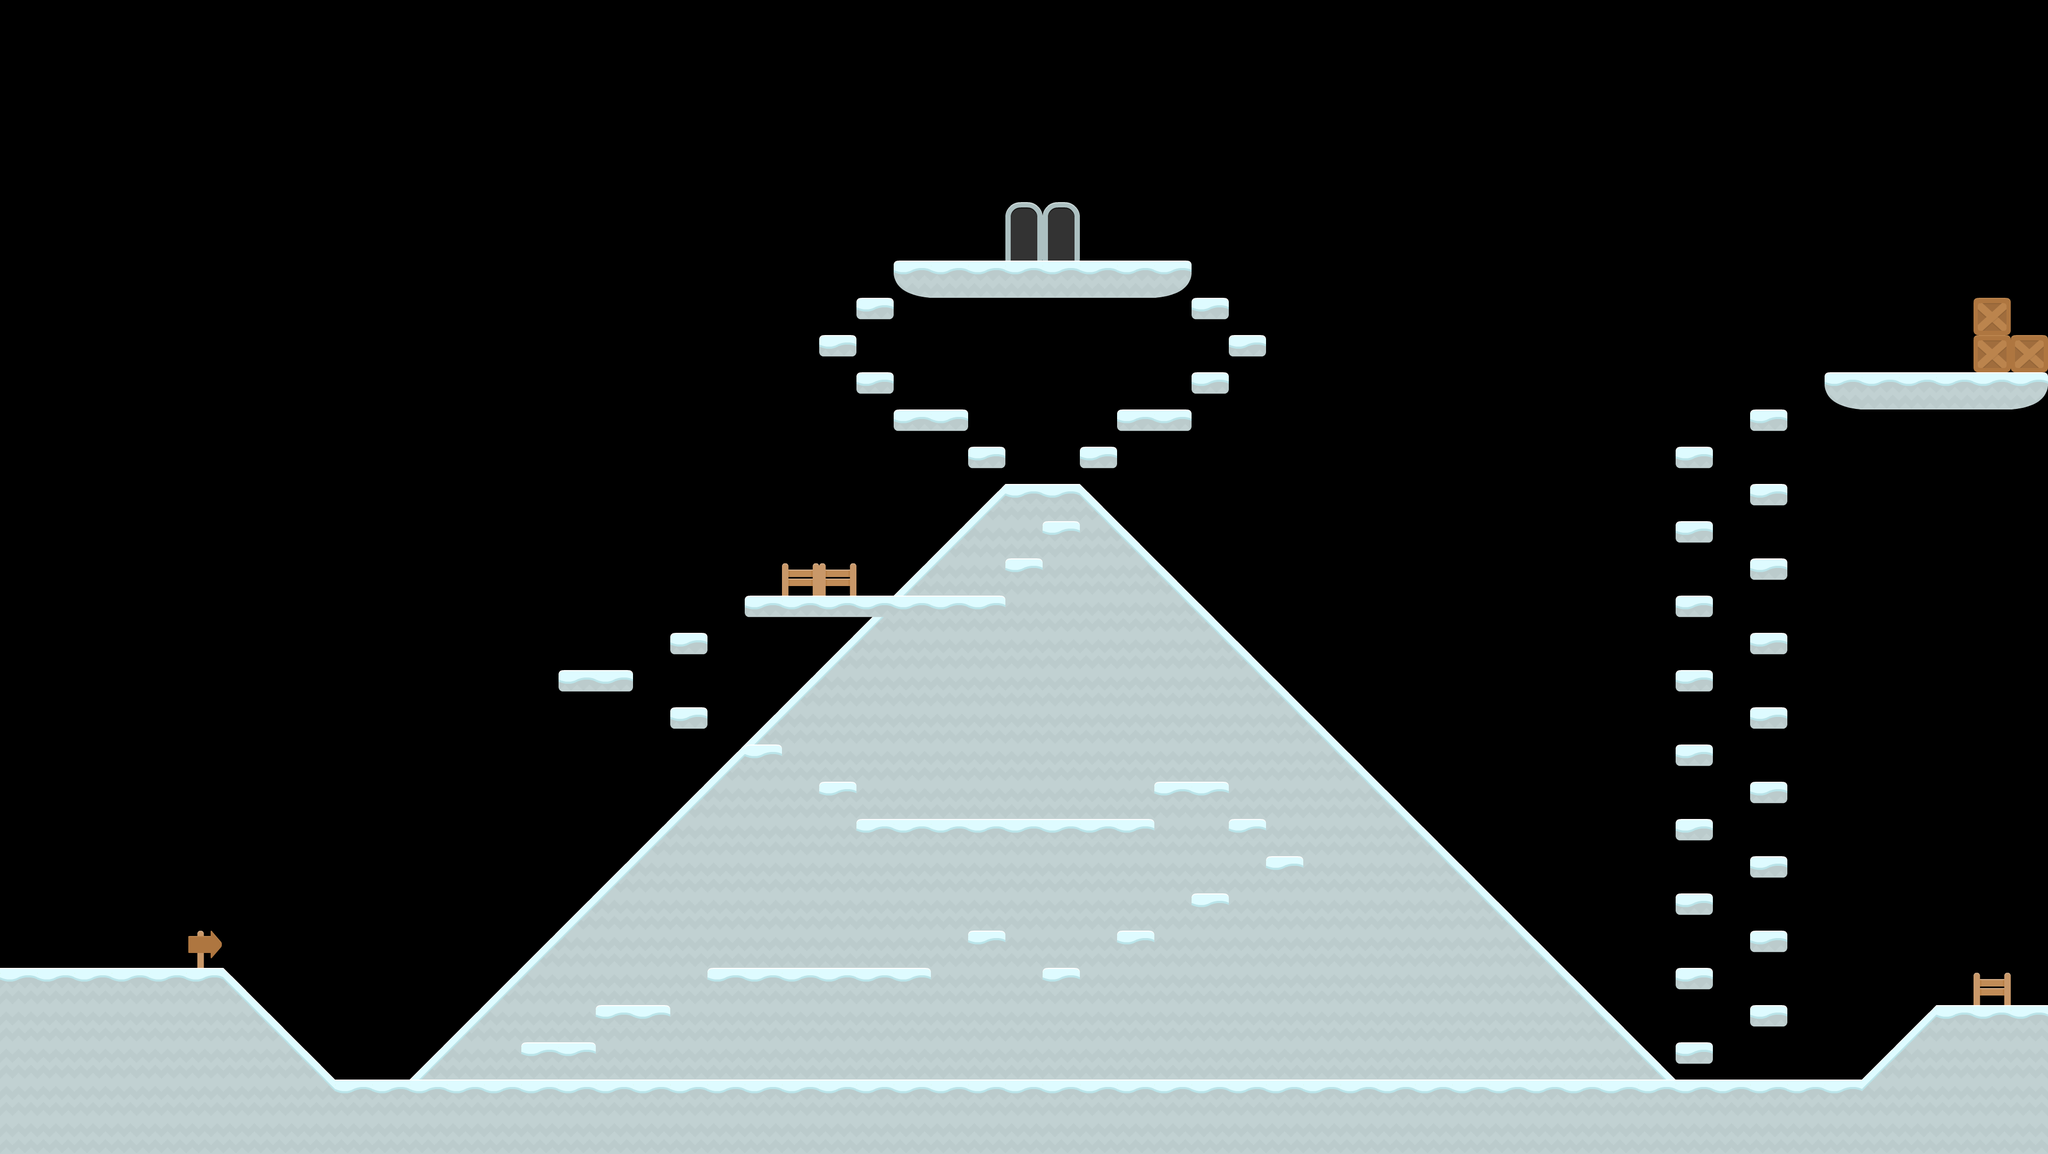

Tiled map render using the project's own tile images. Description and the map definition, with tile-layer contents summarised, below:
An orthogonal 55x31 tile map with 70x70 px tiles, 2 tile layers (background, surface).

<map version="1.0" orientation="orthogonal" width="55" height="31" tilewidth="70" tileheight="70">
 <tileset firstgid="1" name="tiles_spritesheet" tilewidth="70" tileheight="70">
  <image source="../tilesets/tiles_spritesheet.png" width="840" height="912" />
 </tileset>
 <layer name="background" width="55" height="31">
  <data>[1705 cells, 394 non-empty, 8 distinct tile ids]</data>
 </layer>
 <layer name="surface" width="55" height="31">
  <data>[1705 cells, 151 non-empty, 13 distinct tile ids]</data>
 </layer>
 <objectgroup name="items" width="55" height="31" />
</map>
